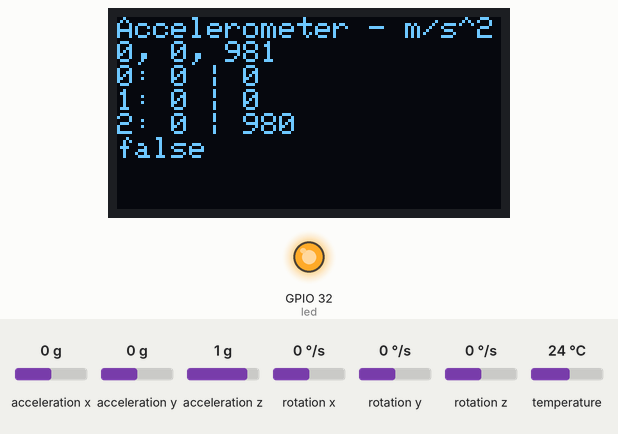
The program below on a simulated ESP32. On the bench: 128×64 one-colour display, output pins drawn as LEDs (lit = HIGH). The test bench sets the inputs (shaded band); at power-on: acceleration x 0 g, acceleration y 0 g, acceleration z 1 g, rotation x 0 °/s, rotation y 0 °/s, rotation z 0 °/s, temperature 24 °C. WiFi joins after 1.5 s; servers stay silent unless stated; the display library's start-up logo is not drawn; what the program prints to the serial monitor is not drawn. At 18.0 s the program puts the board to deep sleep or switches it off; the recording ends there.

Above: at 3.3 s.
3.4 s: acceleration x set to -1.4 g
At 3.52 s:
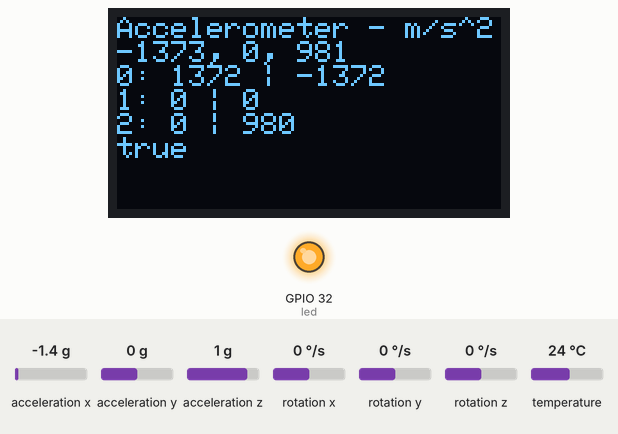
5.0 s: acceleration y set to -1.4 g
At 6.4 s:
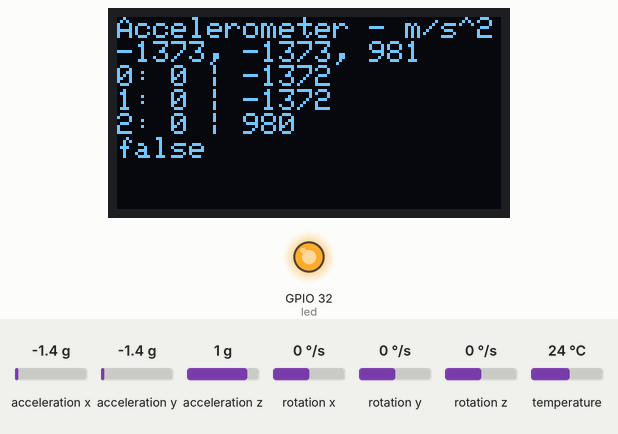
6.7 s: acceleration z set to -1.4 g
At 7.8 s:
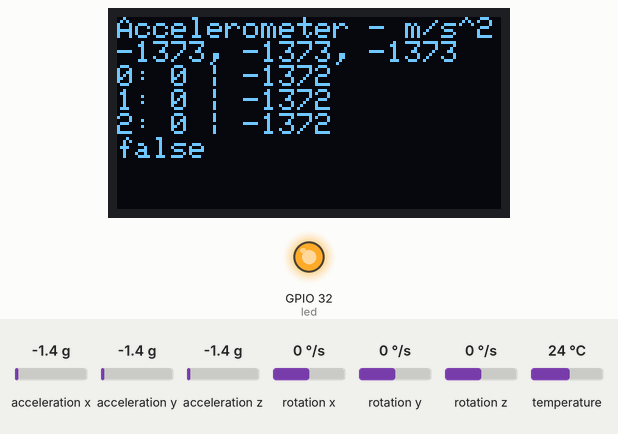
8.4 s: acceleration x set to -0.8 g
At 8.9 s:
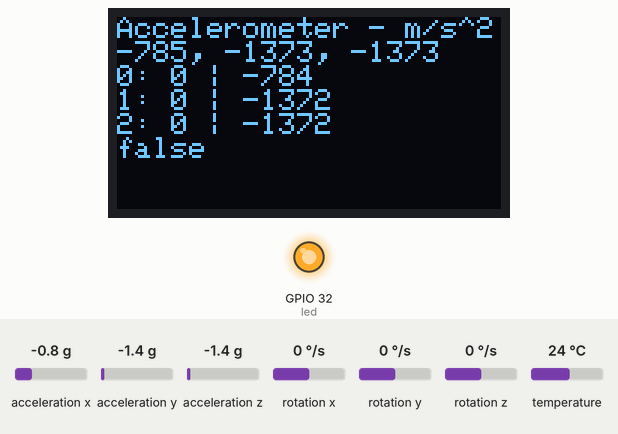
Timing chart, 0 to 11.4 s (numbered marks = the images above; inputs shaded):
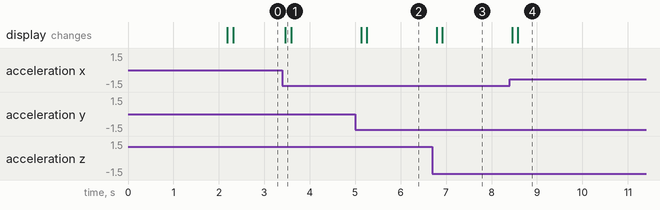

The program:

main.cpp
```cpp
#include <Adafruit_MPU6050.h>
#include <Adafruit_SSD1306.h>
#include <Adafruit_Sensor.h>
#include <WiFi.h>
#include <ESP_Mail_Client.h>

Adafruit_MPU6050 mpu;
Adafruit_SSD1306 display = Adafruit_SSD1306(128, 64, &Wire);

// for vibration detection
int prevAccel[3]; // {x, y, z}
int deltaThreshold = 40;
bool deltaStatus = false;
bool prevDeltaStatus = false;
// for deep sleep
#define wakeBtn 13  // wakeBtn connected to GPIO 13
int timeoutStart;
int timeout = 1000 * 10;   // 1000 == 1 second (default set to 10 seconds)
const byte led = 32;  // led connected to GPIO 32
// variables for wifi
const char* ssid = "YOUR_WIFI_NAME";
const char* password = "YOUR_WIFI_PASSWORD";
// variables for email
#define SMTP_HOST "smtp.gmail.com"
#define SMTP_PORT 465
#define AUTHOR_EMAIL "AUTHOR_EMAIL@GMAIL.COM"
#define AUTHOR_PASSWORD "AUTHOR_EMAIL_PASSWORD"
#define RECIPIENT_EMAIL "RECIPIENT_EMAIL@DOMAIN.COM"
SMTPSession smtp;
SMTP_Message message;

void setup() {
  Serial.begin(9600);

  // setup for mpu6050 and ssd1306 oled display
  if (!mpu.begin()) {
    Serial.println("Sensor init failed");
    while (1)
      yield();
  }
  Serial.println("Found a MPU6050 sensor");
  // SSD1306_SWITCHCAPVCC = generate display voltage from 3.3V internally
  if (!display.begin(SSD1306_SWITCHCAPVCC, 0x3C)) { // Address 0x3C for 128x64
    Serial.println(F("SSD1306 allocation failed"));
    for (;;)
      ; // Don't proceed, loop forever
  }
  display.display();
  delay(500); // Pause for 2 seconds
  display.setTextSize(1);
  display.setTextColor(WHITE);
  display.setRotation(0);

  // setup deep sleep & wake up
  esp_sleep_enable_ext0_wakeup(GPIO_NUM_13, 1);
  pinMode(led, OUTPUT);
  digitalWrite(led, HIGH);
  pinMode(wakeBtn, PULLDOWN);
  // connect to wifi network
  Serial.println();
  Serial.println();
  Serial.print("Connecting to ");
  Serial.println(ssid);
  WiFi.begin(ssid, password);
  while (WiFi.status() != WL_CONNECTED) {
      delay(200);
      Serial.print(".");
  }
  Serial.println("");
  Serial.println("WiFi connected.");
  Serial.println("IP address: ");
  Serial.println(WiFi.localIP());
  // setup for email
  message.sender.name = "Smarter Dryer";  // change as needed
  message.sender.email = AUTHOR_EMAIL;
  message.subject = "Dryer done";  // change as needed
  message.addRecipient("Someone", RECIPIENT_EMAIL);
  String textMsg = " ";
  message.text.content = textMsg.c_str();
  ESP_Mail_Session session;
  session.server.host_name = SMTP_HOST;
  session.server.port = SMTP_PORT;
  session.login.email = AUTHOR_EMAIL;
  session.login.password = AUTHOR_PASSWORD;
  session.login.user_domain = "";
  if (!smtp.connect(&session)) {
    return;
  }
}

void loop() {
  digitalWrite(led, HIGH);  // turn led on to show esp32 running

  sensors_event_t a, g, temp;
  mpu.getEvent(&a, &g, &temp);

  display.clearDisplay();
  display.setCursor(0, 0);

  display.println("Accelerometer - m/s^2");
  display.print(a.acceleration.x*100, 0);
  display.print(", ");
  display.print(a.acceleration.y*100, 0);
  display.print(", ");
  display.print(a.acceleration.z*100, 0);
  display.println("");

  // check if accel in any axis has exceeded the delta required
  for(int i = 0; i< sizeof(prevAccel)/sizeof(prevAccel[0]); i++) {
    int delta;
    switch(i) {
      case 0:
        delta = prevAccel[i] - a.acceleration.x*100;  // calculate delta
        prevAccel[i] = a.acceleration.x*100;  // update prevAccel
        break;
      case 1:
        delta = prevAccel[i] - a.acceleration.y*100;  // calculate delta
        prevAccel[i] = a.acceleration.y*100;  // update prevAccel
        break;
      case 2:
        delta = prevAccel[i] - a.acceleration.z*100;  // calculate delta
        prevAccel[i] = a.acceleration.z*100;  // update prevAccel
        break;

      default:
        break;
    }
    // check for delta
    if(delta >= deltaThreshold) {
      deltaStatus = true;
    }
    display.print(i);
    display.print(": ");
    display.print(abs(delta));
    display.print(" | ");
    display.println(prevAccel[i]);
  }

  display.println(deltaStatus? "true":"false");
  // check for falling edge
  if(prevDeltaStatus == true && deltaStatus == false) {
    timeoutStart = millis();
  }
  // check if delta was false for two cycles (i.e. no vibrations)
  else if(prevDeltaStatus==false && deltaStatus==false) {
    if(millis() - timeoutStart > timeout) { // check if timeout has been reached
      // clear display
      display.clearDisplay();
      display.display();
      // send email
      if (!MailClient.sendMail(&smtp, &message)) {
        Serial.println("Error sending Email, " + smtp.errorReason());
      }
      // enter deep sleep
      esp_deep_sleep_start();
    }
  }

  prevDeltaStatus = deltaStatus;  // update prevDeltaStatus
  deltaStatus = false;  // reset deltaStatus

  display.display();

  delay(100);
}
```

Measured:
- after the input at 3.4 s, the display: changes after 0.07 s (image 1)
- after the input at 5.0 s, the display: first changes after 0.13 s (image 2 shows a later state)
- after the input at 6.7 s, the display: first changes after 0.09 s (image 3 shows a later state)
- after the input at 8.4 s, the display: first changes after 0.05 s (image 4 shows a later state)
